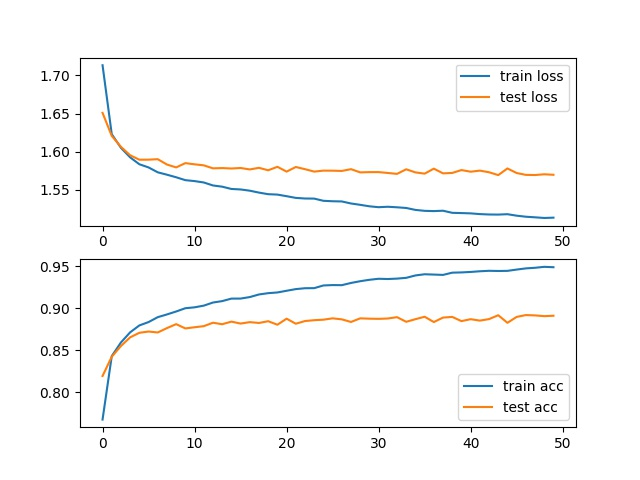

Recreate this plot in Python.
#!/usr/bin/env python
# coding: utf-8

# In[ ]:


from __future__ import print_function
import torch
import time
import torch.nn as nn
import torch.nn.functional as F
import torchvision
import torchvision.transforms as transforms
from torch import optim
from torch.autograd import Variable
from torch.utils.data import DataLoader
from torchvision.transforms import ToPILImage
show=ToPILImage()
import numpy as np
import matplotlib.pyplot as plt

batchSize=128
 
##load data
transform = transforms.Compose([transforms.ToTensor()])

trainset = torchvision.datasets.FashionMNIST(root='./data', train=True, download=True, transform=transform)
nb_train = int(0.8 * len(trainset))
nb_valid = int(0.2 * len(trainset))

trainset, validset = torch.utils.data.dataset.random_split(trainset, [nb_train, nb_valid])

trainloader = torch.utils.data.DataLoader(trainset, batch_size=batchSize, shuffle=True, num_workers=0)
validloader = torch.utils.data.DataLoader(trainset, batch_size=batchSize, shuffle=True)
 
testset = torchvision.datasets.FashionMNIST(root='./data', train=False, download=True, transform=transform)
testloader = torch.utils.data.DataLoader(testset, batch_size=batchSize, shuffle=False, num_workers=0)
 
classes = ('plane', 'car', 'bird', 'cat', 'deer', 'dog', 'frog', 'horse', 'ship', 'truck')
 
def imshow(img):
    img = img / 2 + 0.5
    npimg = img.numpy()
    plt.imshow(np.transpose(npimg, (1, 2, 0)))

####network
class LeNet(nn.Module):
 
    def __init__(self, input_size, output_size):
        super(LeNet, self).__init__()
        self.features = nn.Sequential(
            nn.Conv2d(input_size, 6, kernel_size=5, padding=2),
            nn.AvgPool2d(kernel_size=2, stride=2),
            nn.Tanh(),
            nn.BatchNorm2d(6),
            nn.Conv2d(6, 16, kernel_size=5),
            nn.AvgPool2d(kernel_size=2, stride=2),
            nn.Tanh(),
            nn.BatchNorm2d(16),
            nn.Conv2d(16, 120, kernel_size=5),
            nn.Tanh(),
            nn.BatchNorm2d(120),
        )
        self.classifier = nn.Sequential(
            nn.Linear(120, 84),
            nn.Tanh(),
            nn.Linear(84, 10),
            nn.Softmax(),
        )
 
    def forward(self, x):
        x = self.features(x)
        x = nn.Flatten()(x)
        x = self.classifier(x)
        return x

    
net = LeNet(1, 10).cuda()
print (net)
criterion=nn.CrossEntropyLoss()
optimizer=optim.SGD(net.parameters(),lr=0.05,momentum=0.9) 

#train
train_losses = []
train_accs = []
test_losses = []
test_accs = []

epochs = 50
for epoch in range(epochs):
    #学習ループ
    running_loss = 0.0
    running_acc = 0.0
    for inputs, labels in trainloader:
        inputs = inputs.cuda()
        labels = labels.cuda()
        optimizer.zero_grad()
        output = net(inputs)
        loss = criterion(output, labels)
        loss.backward()
        running_loss += loss.item()
        pred = torch.argmax(output, dim=1)
        running_acc += torch.sum(pred == labels)
        optimizer.step()

    running_loss /= len(trainloader)
    running_acc = float(running_acc / len(trainloader.dataset))
    train_losses.append(running_loss)
    train_accs.append(running_acc)

    test_loss = 0.0
    test_acc = 0.0
    for inputs, labels in testloader:
        inputs = inputs.cuda()
        labels = labels.cuda()
        output = net(inputs)
        loss = criterion(output, labels)
        test_loss += loss.item()
        pred = torch.argmax(output, dim=1)
        test_acc += torch.sum(pred == labels)
    test_loss /= len(testloader)
    print(test_acc)
    print(len(testset))
    test_acc = float(test_acc / len(testset))
    test_losses.append(test_loss)
    test_accs.append(test_acc)

    print(f'epoch:{epoch}, '
          f'train_loss: {running_loss:.6f}, train_acc: {running_acc:.6f}, '
          f'test_loss: {test_loss:.6f}, test_acc: {test_acc:.6f}')

fig, ax = plt.subplots(2)
ax[0].plot(train_losses, label='train loss')
ax[0].plot(test_losses, label='test loss')
ax[0].legend()
ax[1].plot(train_accs, label='train acc')
ax[1].plot(test_accs, label='test acc')
ax[1].legend()
plt.savefig("q11.jpg")
